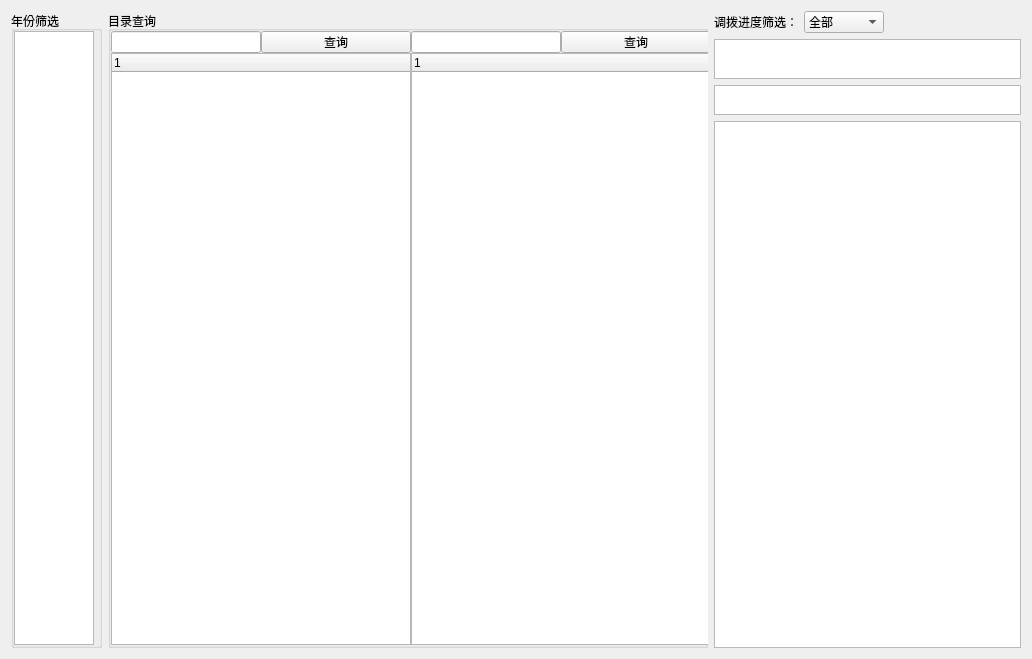
<?xml version="1.0" encoding="UTF-8"?>
<ui version="4.0">
 <class>Form</class>
 <widget class="QWidget" name="Form">
  <property name="geometry">
   <rect>
    <x>0</x>
    <y>0</y>
    <width>1032</width>
    <height>659</height>
   </rect>
  </property>
  <property name="windowTitle">
   <string>Form</string>
  </property>
  <layout class="QHBoxLayout" name="horizontalLayout_8">
   <item>
    <widget class="QGroupBox" name="groupBox">
     <property name="maximumSize">
      <size>
       <width>110</width>
       <height>16777215</height>
      </size>
     </property>
     <property name="title">
      <string>年份筛选</string>
     </property>
     <layout class="QVBoxLayout" name="verticalLayout">
      <property name="spacing">
       <number>0</number>
      </property>
      <property name="leftMargin">
       <number>0</number>
      </property>
      <property name="topMargin">
       <number>0</number>
      </property>
      <property name="rightMargin">
       <number>5</number>
      </property>
      <property name="bottomMargin">
       <number>0</number>
      </property>
      <item>
       <widget class="QListWidget" name="lw_yearChoose">
        <property name="sizePolicy">
         <sizepolicy hsizetype="Minimum" vsizetype="Expanding">
          <horstretch>0</horstretch>
          <verstretch>0</verstretch>
         </sizepolicy>
        </property>
        <property name="maximumSize">
         <size>
          <width>80</width>
          <height>16777215</height>
         </size>
        </property>
       </widget>
      </item>
     </layout>
    </widget>
   </item>
   <item>
    <widget class="QGroupBox" name="groupBox_2">
     <property name="sizePolicy">
      <sizepolicy hsizetype="Expanding" vsizetype="Preferred">
       <horstretch>0</horstretch>
       <verstretch>0</verstretch>
      </sizepolicy>
     </property>
     <property name="minimumSize">
      <size>
       <width>600</width>
       <height>0</height>
      </size>
     </property>
     <property name="maximumSize">
      <size>
       <width>450</width>
       <height>16777215</height>
      </size>
     </property>
     <property name="title">
      <string>目录查询</string>
     </property>
     <layout class="QGridLayout" name="gridLayout_2">
      <property name="leftMargin">
       <number>0</number>
      </property>
      <property name="topMargin">
       <number>0</number>
      </property>
      <property name="rightMargin">
       <number>0</number>
      </property>
      <property name="bottomMargin">
       <number>0</number>
      </property>
      <property name="spacing">
       <number>0</number>
      </property>
      <item row="0" column="2">
       <widget class="QWidget" name="wg_directory" native="true">
        <property name="sizePolicy">
         <sizepolicy hsizetype="Expanding" vsizetype="Preferred">
          <horstretch>0</horstretch>
          <verstretch>0</verstretch>
         </sizepolicy>
        </property>
        <property name="minimumSize">
         <size>
          <width>600</width>
          <height>0</height>
         </size>
        </property>
        <property name="maximumSize">
         <size>
          <width>450</width>
          <height>16777215</height>
         </size>
        </property>
        <layout class="QHBoxLayout" name="horizontalLayout_4">
         <property name="spacing">
          <number>0</number>
         </property>
         <property name="leftMargin">
          <number>0</number>
         </property>
         <property name="topMargin">
          <number>0</number>
         </property>
         <property name="rightMargin">
          <number>0</number>
         </property>
         <property name="bottomMargin">
          <number>0</number>
         </property>
         <item>
          <layout class="QHBoxLayout" name="horizontalLayout_3">
           <property name="spacing">
            <number>0</number>
           </property>
           <item>
            <layout class="QVBoxLayout" name="verticalLayout_2">
             <property name="spacing">
              <number>0</number>
             </property>
             <item>
              <layout class="QHBoxLayout" name="horizontalLayout" stretch="0,0">
               <property name="spacing">
                <number>0</number>
               </property>
               <item>
                <widget class="QLineEdit" name="le_first">
                 <property name="sizePolicy">
                  <sizepolicy hsizetype="Ignored" vsizetype="Fixed">
                   <horstretch>0</horstretch>
                   <verstretch>0</verstretch>
                  </sizepolicy>
                 </property>
                </widget>
               </item>
               <item>
                <widget class="QPushButton" name="pb_firstSelect">
                 <property name="sizePolicy">
                  <sizepolicy hsizetype="Ignored" vsizetype="Ignored">
                   <horstretch>0</horstretch>
                   <verstretch>0</verstretch>
                  </sizepolicy>
                 </property>
                 <property name="text">
                  <string>查询</string>
                 </property>
                </widget>
               </item>
              </layout>
             </item>
             <item>
              <widget class="QTreeWidget" name="tw_first">
               <property name="minimumSize">
                <size>
                 <width>300</width>
                 <height>0</height>
                </size>
               </property>
               <column>
                <property name="text">
                 <string/>
                </property>
               </column>
              </widget>
             </item>
            </layout>
           </item>
           <item>
            <layout class="QVBoxLayout" name="verticalLayout_3">
             <property name="spacing">
              <number>0</number>
             </property>
             <item>
              <layout class="QHBoxLayout" name="horizontalLayout_2">
               <property name="spacing">
                <number>0</number>
               </property>
               <item>
                <widget class="QLineEdit" name="le_second">
                 <property name="sizePolicy">
                  <sizepolicy hsizetype="Ignored" vsizetype="Fixed">
                   <horstretch>0</horstretch>
                   <verstretch>0</verstretch>
                  </sizepolicy>
                 </property>
                </widget>
               </item>
               <item>
                <widget class="QPushButton" name="pb_secondSelect">
                 <property name="sizePolicy">
                  <sizepolicy hsizetype="Ignored" vsizetype="Ignored">
                   <horstretch>0</horstretch>
                   <verstretch>0</verstretch>
                  </sizepolicy>
                 </property>
                 <property name="text">
                  <string>查询</string>
                 </property>
                </widget>
               </item>
              </layout>
             </item>
             <item>
              <widget class="QTreeWidget" name="tw_second">
               <property name="minimumSize">
                <size>
                 <width>300</width>
                 <height>0</height>
                </size>
               </property>
               <column>
                <property name="text">
                 <string/>
                </property>
               </column>
              </widget>
             </item>
            </layout>
           </item>
          </layout>
         </item>
        </layout>
       </widget>
      </item>
     </layout>
    </widget>
   </item>
   <item>
    <layout class="QVBoxLayout" name="verticalLayout_4">
     <item>
      <layout class="QHBoxLayout" name="horizontalLayout_6"/>
     </item>
     <item>
      <layout class="QHBoxLayout" name="horizontalLayout_5">
       <item>
        <widget class="QLabel" name="label">
         <property name="minimumSize">
          <size>
           <width>0</width>
           <height>0</height>
          </size>
         </property>
         <property name="text">
          <string>调拨进度筛选：</string>
         </property>
        </widget>
       </item>
       <item>
        <widget class="QComboBox" name="cb_schedule">
         <property name="minimumSize">
          <size>
           <width>80</width>
           <height>0</height>
          </size>
         </property>
         <item>
          <property name="text">
           <string>全部</string>
          </property>
         </item>
        </widget>
       </item>
       <item>
        <spacer name="horizontalSpacer">
         <property name="orientation">
          <enum>Qt::Horizontal</enum>
         </property>
         <property name="sizeHint" stdset="0">
          <size>
           <width>40</width>
           <height>20</height>
          </size>
         </property>
        </spacer>
       </item>
      </layout>
     </item>
     <item>
      <widget class="QTextBrowser" name="txt_disturbPlanYear">
       <property name="sizePolicy">
        <sizepolicy hsizetype="Ignored" vsizetype="Fixed">
         <horstretch>0</horstretch>
         <verstretch>0</verstretch>
        </sizepolicy>
       </property>
       <property name="minimumSize">
        <size>
         <width>0</width>
         <height>30</height>
        </size>
       </property>
       <property name="maximumSize">
        <size>
         <width>16777215</width>
         <height>40</height>
        </size>
       </property>
       <property name="html">
        <string>&lt;!DOCTYPE HTML PUBLIC &quot;-//W3C//DTD HTML 4.0//EN&quot; &quot;http://www.w3.org/TR/REC-html40/strict.dtd&quot;&gt;
&lt;html&gt;&lt;head&gt;&lt;meta name=&quot;qrichtext&quot; content=&quot;1&quot; /&gt;&lt;style type=&quot;text/css&quot;&gt;
p, li { white-space: pre-wrap; }
&lt;/style&gt;&lt;/head&gt;&lt;body style=&quot; font-family:'SimSun'; font-size:9.07563pt; font-weight:400; font-style:normal;&quot;&gt;
&lt;p align=&quot;center&quot; style=&quot;-qt-paragraph-type:empty; margin-top:0px; margin-bottom:0px; margin-left:0px; margin-right:0px; -qt-block-indent:0; text-indent:0px; font-size:9pt;&quot;&gt;&lt;br /&gt;&lt;/p&gt;&lt;/body&gt;&lt;/html&gt;</string>
       </property>
      </widget>
     </item>
     <item>
      <widget class="QTextBrowser" name="tb_proof">
       <property name="minimumSize">
        <size>
         <width>0</width>
         <height>30</height>
        </size>
       </property>
       <property name="maximumSize">
        <size>
         <width>16777215</width>
         <height>30</height>
        </size>
       </property>
      </widget>
     </item>
     <item>
      <widget class="QTableWidget" name="disturbResult"/>
     </item>
    </layout>
   </item>
  </layout>
 </widget>
 <resources/>
 <connections/>
</ui>
